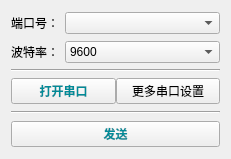
<?xml version="1.0" encoding="UTF-8"?>
<ui version="4.0">
 <class>Southwest</class>
 <widget class="QWidget" name="Southwest">
  <property name="geometry">
   <rect>
    <x>0</x>
    <y>0</y>
    <width>231</width>
    <height>159</height>
   </rect>
  </property>
  <property name="windowTitle">
   <string>Form</string>
  </property>
  <layout class="QGridLayout" name="gridLayout">
   <property name="sizeConstraint">
    <enum>QLayout::SetDefaultConstraint</enum>
   </property>
   <item row="2" column="0">
    <widget class="Line" name="line">
     <property name="orientation">
      <enum>Qt::Horizontal</enum>
     </property>
    </widget>
   </item>
   <item row="0" column="0">
    <layout class="QHBoxLayout" name="horizontalLayout_4" stretch="1,99">
     <property name="sizeConstraint">
      <enum>QLayout::SetDefaultConstraint</enum>
     </property>
     <item>
      <widget class="QLabel" name="label">
       <property name="text">
        <string>端口号：</string>
       </property>
      </widget>
     </item>
     <item>
      <widget class="QComboBox" name="portbox"/>
     </item>
    </layout>
   </item>
   <item row="3" column="0">
    <layout class="QHBoxLayout" name="horizontalLayout">
     <property name="sizeConstraint">
      <enum>QLayout::SetDefaultConstraint</enum>
     </property>
     <item>
      <widget class="QPushButton" name="sendbtn">
       <property name="styleSheet">
        <string notr="true">color:rgb(0, 139, 152); font-weight: bold;</string>
       </property>
       <property name="text">
        <string>发送</string>
       </property>
      </widget>
     </item>
    </layout>
   </item>
   <item row="1" column="0">
    <layout class="QVBoxLayout" name="verticalLayout">
     <property name="sizeConstraint">
      <enum>QLayout::SetDefaultConstraint</enum>
     </property>
     <item>
      <layout class="QHBoxLayout" name="horizontalLayout_2" stretch="1,99">
       <property name="spacing">
        <number>6</number>
       </property>
       <item>
        <widget class="QLabel" name="label_2">
         <property name="text">
          <string>波特率：</string>
         </property>
        </widget>
       </item>
       <item>
        <widget class="QComboBox" name="choosebit">
         <item>
          <property name="text">
           <string>9600</string>
          </property>
         </item>
         <item>
          <property name="text">
           <string>38400</string>
          </property>
         </item>
         <item>
          <property name="text">
           <string>115200</string>
          </property>
         </item>
        </widget>
       </item>
      </layout>
     </item>
     <item>
      <widget class="Line" name="line_3">
       <property name="orientation">
        <enum>Qt::Horizontal</enum>
       </property>
      </widget>
     </item>
     <item>
      <layout class="QHBoxLayout" name="horizontalLayout_3" stretch="0,0">
       <property name="spacing">
        <number>0</number>
       </property>
       <property name="sizeConstraint">
        <enum>QLayout::SetDefaultConstraint</enum>
       </property>
       <item>
        <widget class="QPushButton" name="openserialbtn">
         <property name="styleSheet">
          <string notr="true">color:rgb(0, 139, 152); font-weight: bold;</string>
         </property>
         <property name="text">
          <string>打开串口</string>
         </property>
        </widget>
       </item>
       <item>
        <widget class="QPushButton" name="moreset">
         <property name="text">
          <string>更多串口设置</string>
         </property>
        </widget>
       </item>
      </layout>
     </item>
    </layout>
   </item>
  </layout>
 </widget>
 <resources/>
 <connections/>
</ui>
